Frame 1 (no input): blank canvas, image omitted
Frame 60 (no input): blank canvas, image omitted
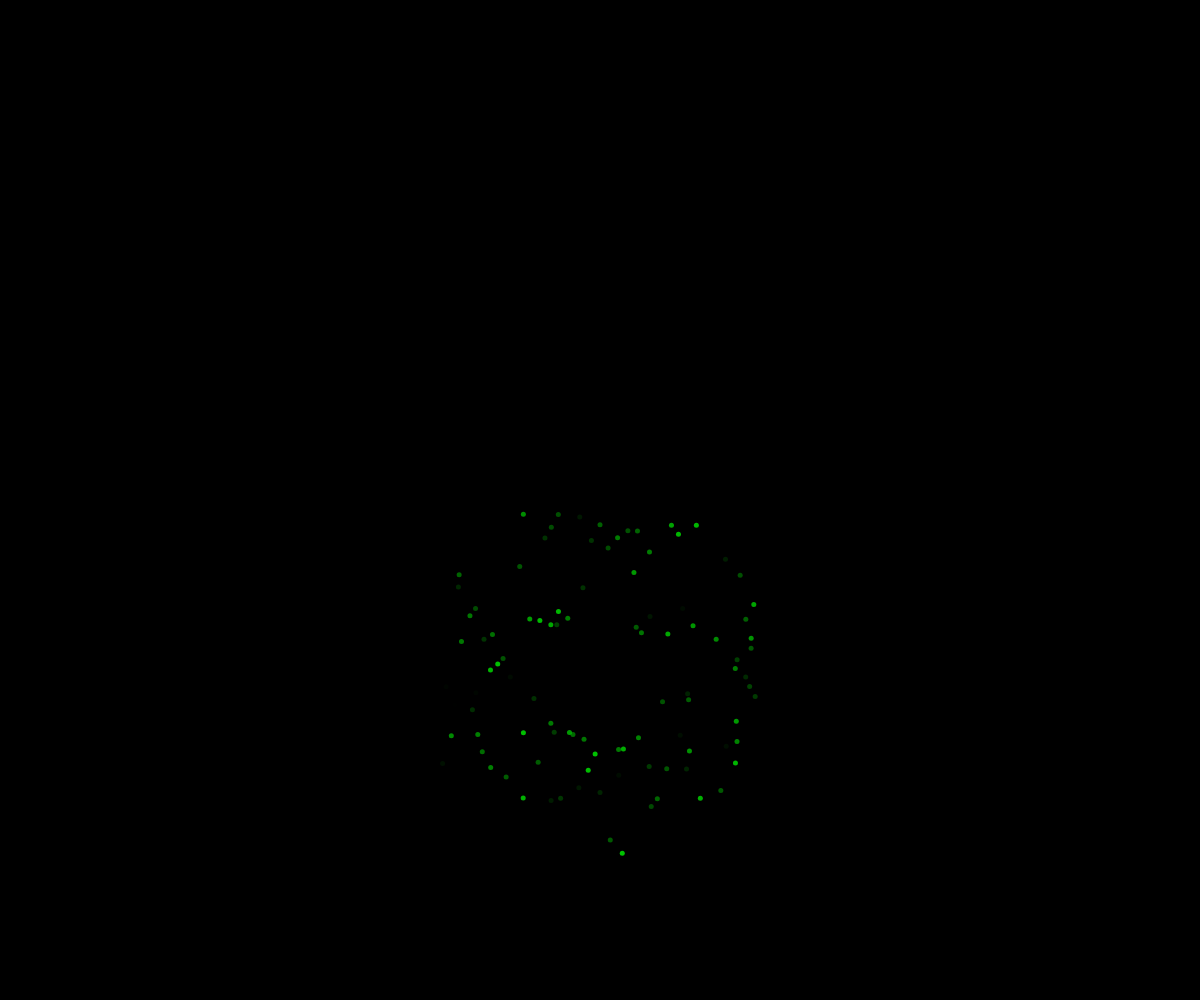
Frame 120 (the mouse pressed at the canvas centre since frame 60)

The p5.js sketch whose frames 1 and 60 were blank and that drew this single picture after the mouse press (run headless with seeded random() and noise() and a simulated clock; from frame 60 on, the mouse is pressed at the canvas centre):

// p5.js sketch
// ── sketch.js
// Fireworks OOP demo

const NUMBER_OF_FIREWORKS_PER_CLICK = 100;

class Particle {
  constructor(x, y, dx, dy) {
    this.x = x;
    this.y = y;
    this.size = 5;
    this.dx = dx;
    this.dy = dy;
    this.r = 0;
    this.g = random(255);
    this.b = 0;
    this.opacity = 255;
  }
 
  display() {
    noStroke();
    fill(this.r, this.g, this.b, this.opacity);
    circle(this.x, this.y, this.size);
  }

  update() {
    //move the particle
    this.x += this.dx;
    this.y += this.dy;

    //apply basic gravity
    this.dy += 0.1;


    // fade away over time
    this.opacity--;
  }

  isDead() {
    return this.opacity <= 0;

  }
}

let theFireworks = [];

function setup() {
  createCanvas(windowWidth, windowHeight);
  angleMode(DEGREES);
}

function draw() {
  background("black");

  for (let firework of theFireworks) {
    if (firework.isDead()) {
      //delete it
      let index = theFireworks.indexOf(firework);
      theFireworks.splice(index, 1);
    }
    else {
      //move and display it
      firework.update();
      firework.display();
    }
  }
}

function mousePressed() {
  let angle = 0;
  for (let i = 0; i < NUMBER_OF_FIREWORKS_PER_CLICK; i++) {
    let speed = random(1, 3);
    let dx = cos(angle) * speed;
    let dy = sin(angle) * speed;
    let someFirework = new Particle(mouseX, mouseY, dx, dy);
    theFireworks.push(someFirework);

    angle += 360/NUMBER_OF_FIREWORKS_PER_CLICK;
  }
}
